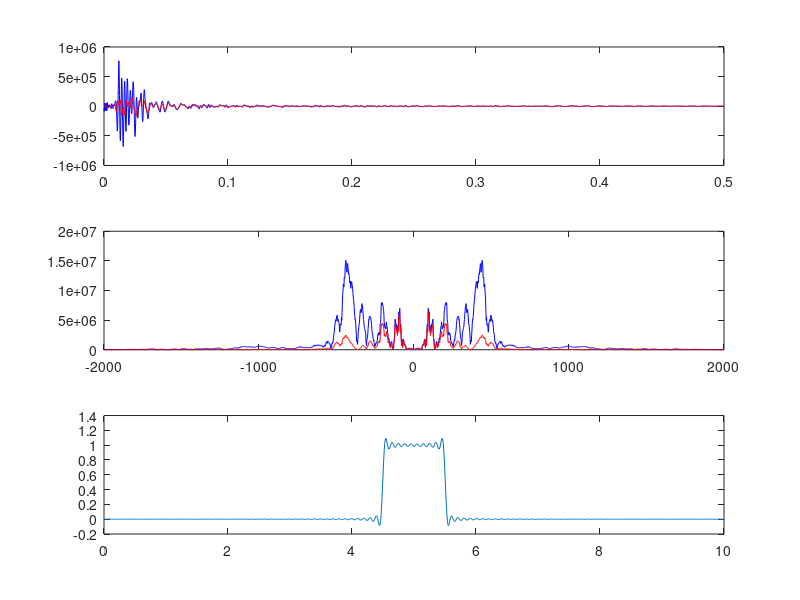

The MATLAB source for this figure:
%% 1
close all; clear; clc;
% Stwórz sygnał o czasie trwania T = 10s i FS = 100Hz złożony z dwóch sygnałów
% harmonicznych o następujących parametrach: Amp1 = 5, f1 = 10Hz i Amp2 = 1,
% f2 = 30Hz. Korzystając z filtrów z rozdz.2 odfiltruj część wysokoczęstotliwościową.

Fs=100;
t=-5:1/Fs:5;

x1=5*sin(2*pi*t*10);
x2=1*sin(2*pi*t*30);
x=x1+x2;

XT=fftshift(fft(x));
f=linspace(-Fs/2, Fs/2, length(t));
WA=abs(XT);

% LP=1*(abs(f) <= 15);
% xn=ifft(ifftshift(XT.*LP));

% BT=1-1./(1+(f/20).^20);
% xn=ifft(ifftshift(XT.*BT));

BS=1./(1+ ((f*10)./(f.^2 - 900)).^6 )
xn=ifft(ifftshift(XT.*BS));

subplot(311), plot(t,x);
subplot(312), plot(f,WA,'b', f,BS.*Fs,'r');
subplot(313), plot(t, xn);
%% 2
close all; clear; clc;
% Stwórz sygnał prostokątny (T = 10s, FS = 100Hz, Amp = 1, środek=5, szero-kość=1). 
% Przefiltruj sygnał filtrami idealnymi dolno- i górnoprzepustowymi o zmiennej szerokości pasma przepuszczania.

Fs=100;
t=0:1/Fs:10;
x=1*(abs(t-5)<=0.5);

XT=fftshift(fft(x));
f=linspace(-Fs/2, Fs/2, length(t));
WA=abs(XT);

LP=1*(abs(f)<=10);
xn=ifft(ifftshift(XT.*LP));

% BT=1./(1+ (f/4).^8);
% xn=ifft(ifftshift(XT.*BT));

% BS=1./(1+  ((f*4)./(f.^2-25)).^4 );
% xn=ifft(ifftshift(XT.*BS));


subplot(311), plot(t,x);
subplot(312), plot(f,WA,'b', f,LP.*Fs,'r');
subplot(313), plot(t,xn);


%% 3
close all; clear; clc;
% Wczytaj sygnał trasa_01.txt o kroku próbkowania dt=0.25ms. Dokonaj filtracji
% dolnoprzepustowej celem poprawy jakości sygnału. Wynik porównaj z rezultatami filtracji w domenie przestrzeni.

a=load("Data/trasa_01.txt");
N=length(a);
Fs=1000/0.25;
t=(0:N-1)/Fs;
x=a';

LP=ones(1,11)/11;
x_new=conv(x,LP, 'same');

XT=fftshift(fft(x));
f=linspace(-Fs/2, Fs/2, length(t));
WA=abs(XT);

XT_new=fftshift(fft(x_new));
f=linspace(-Fs/2, Fs/2, length(t));
WA_new=abs(XT_new);



subplot(311), plot(t,x,'b', t,x_new,'r');
subplot(312), plot(f,WA,'b', f,WA_new,'r');
